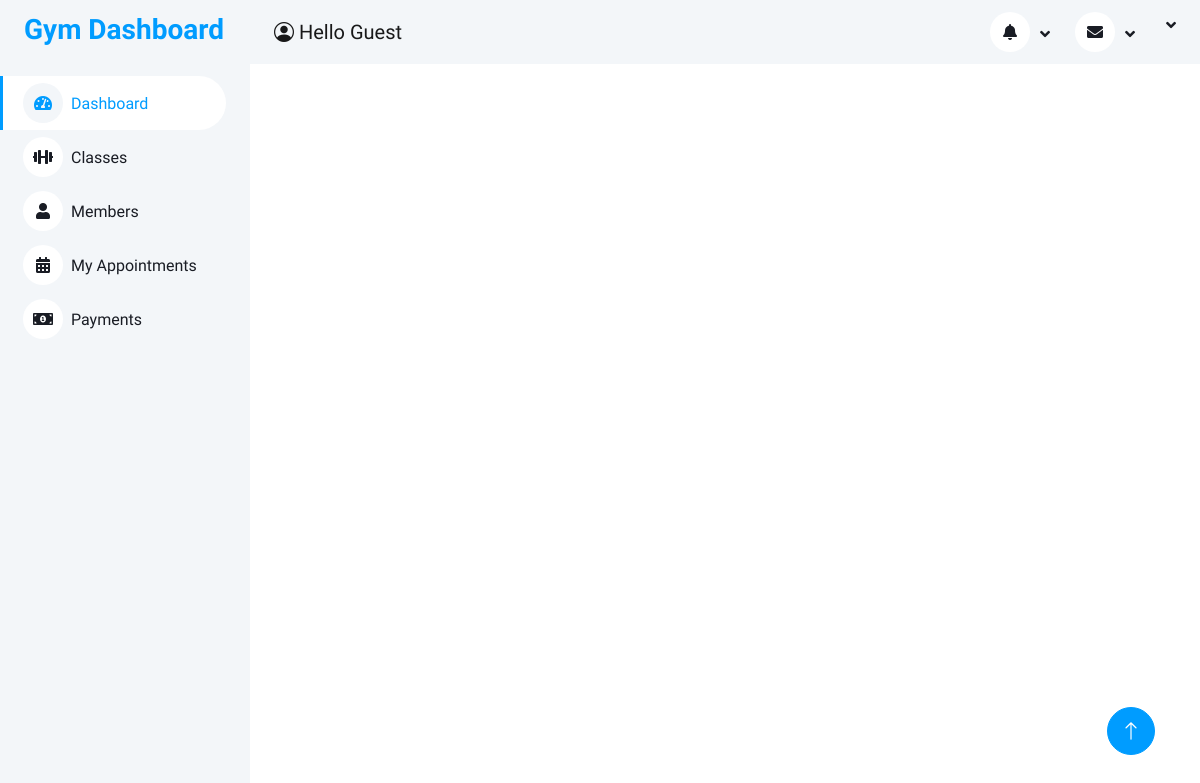
The page /members/workouts/ on the database as committed earlier.
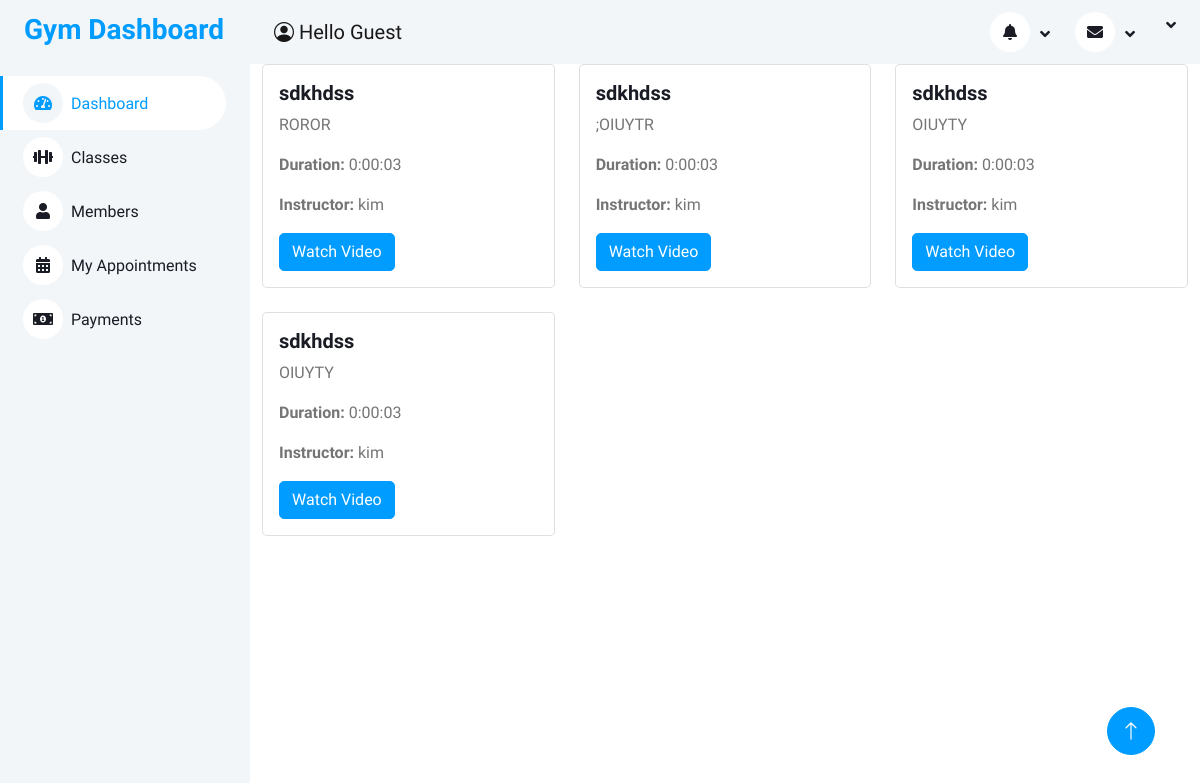
The same page on the database as committed later.
### accounts/models.py (models this page shows, shortened)
class OnDemandWorkoutTable(models.Model):
    workout_id = models.AutoField(primary_key=True)
    title = models.CharField(max_length=200)
    description = models.TextField()
    video_url = EmbedVideoField()  # Use EmbedVideoField for YouTube video URL
    duration = models.DurationField()
    instructor = models.ForeignKey(User, on_delete=models.CASCADE)  # Change ForeignKey to User model

class User(AbstractUser):
    email = models.EmailField(unique=True)
    is_member = models.BooleanField(default=False)
    is_management = models.BooleanField(default=False)

### accounts/views.py (the view)
# urls.py: path('members/workouts/', views.workout_list, name='workout_list'),  # URL pattern for the workout_list view
def workout_list(request):
    workouts = OnDemandWorkoutTable.objects.all()
    return render(request, 'members/workout_list.html', {'workouts': workouts})

### accounts/templates/members/workout_list.html (shortened to what this page needs)
{% extends 'members/base.html' %}
{% block content %}
<div class="row">
    {% for workout in workouts %}
    <div class="col-md-4 mb-4">
        <div class="card">
            <div class="card-body">
                <h5 class="card-title">{{ workout.title }}</h5>
                <p class="card-text">{{ workout.description }}</p>
                <p class="card-text"><strong>Duration:</strong> {{ workout.duration }}</p>
                <p class="card-text"><strong>Instructor:</strong> {{ workout.instructor }}</p>
                <a href="{{ workout.video_url }}" class="btn btn-primary">Watch Video</a>
            </div>
        </div>
    </div>
    {% endfor %}
</div>
{% endblock %}

### accounts/templates/members/base.html (shortened to what this page needs)
{% load static %}
<!DOCTYPE html>
<html lang="en">
<head>
    <link rel="stylesheet" href="https://cdnjs.cloudflare.com/ajax/libs/font-awesome/5.10.0/css/all.min.css">
    <link rel="stylesheet" href="https://cdn.jsdelivr.net/npm/bootstrap-icons@1.4.1/font/bootstrap-icons.css">
    <link rel="stylesheet" href="{% static 'lib/owlcarousel/assets/owl.carousel.min.css' %}">
    <link rel="stylesheet" href="{% static 'lib/tempusdominus/css/tempusdominus-bootstrap-4.min.css' %}">
    <link rel="stylesheet" href="{% static 'css/bootstrap.min.css' %}">
    <link rel="stylesheet" href="{% static 'css/style.css' %}">
</head>
<body>
    <div class="container-xxl position-relative bg-white d-flex p-0">
        <div class="sidebar pe-4 pb-3">
            <nav class="navbar bg-light navbar-light">
                <a href="{% url 'member_dashboard' %}" class="navbar-brand mx-4 mb-3">
                    <h3 class="text-primary">Gym Dashboard</h3>
                </a>
                <div class="navbar-nav w-100">
                    <a href="{% url 'member_dashboard' %}" class="nav-item nav-link active"><i class="fa fa-tachometer-alt me-2"></i>Dashboard</a>
                    <a href="" class="nav-item nav-link"><i class="fa fa-dumbbell me-2"></i>Classes</a>
                    <a href="" class="nav-item nav-link"><i class="fa fa-user me-2"></i>Members</a>
                    <a href="{% url 'appointment_list' %}" class="nav-item nav-link"><i class="fa fa-calendar-alt me-2"></i>My Appointments</a>
                    <a href="" class="nav-item nav-link"><i class="fa fa-money-bill-alt me-2"></i>Payments</a>
                </div>
            </nav>
        </div>
        <div class="content">
<nav class="navbar navbar-expand bg-light navbar-light sticky-top px-4 py-0">
    <a class="navbar-brand" href="#"><i class="bi bi-person-circle"></i> Hello {{user.username.title|default:'Guest'}} </a>
    <div class="collapse navbar-collapse">
        <ul class="navbar-nav ms-auto">
            <li class="nav-item dropdown">
                <a class="nav-link dropdown-toggle" href="#" id="notificationDropdown" role="button" data-bs-toggle="dropdown" aria-expanded="false">
                    <i class="fa fa-bell"></i>
                </a>
            </li>
            <li class="nav-item dropdown">
                <a class="nav-link dropdown-toggle" href="#" id="messageDropdown" role="button" data-bs-toggle="dropdown" aria-expanded="false">
                    <i class="fa fa-envelope"></i>
                </a>
            </li>
            <li class="nav-item dropdown">
                <a class="nav-link dropdown-toggle" href="#" id="userDropdown" role="button" data-bs-toggle="dropdown" aria-expanded="false">
                </a>
            </li>
        </ul>
    </div>
</nav>
            <div class="container-fluid">
                {% block content %}{% endblock %}
            </div>
        </div>
        <a href="#" class="btn btn-lg btn-primary btn-lg-square back-to-top"><i class="bi bi-arrow-up"></i></a>
    </div>
</body>
</html>

### static/css/style.css (style rules this page uses)
:root { --primary: #009CFF; --light: #F3F6F9; --dark: #191C24; }
.back-to-top { position: fixed; display: none; right: 45px; bottom: 45px; z-index: 99; }
.btn { transition: .5s; }
.btn.btn-primary { color: #FFFFFF; }
.btn-lg-square { width: 48px; height: 48px; }
.btn-square, .btn-sm-square, .btn-lg-square { padding: 0; display: inline-flex; align-items: center; justify-content: center; font-weight: normal; border-radius: 50px; }
.sidebar { position: fixed; top: 0; left: 0; bottom: 0; width: 250px; height: 100vh; overflow-y: auto; background: var(--light); transition: 0.5s; z-index: 999; }
.content { margin-left: 250px; min-height: 100vh; background: #FFFFFF; transition: 0.5s; }
@media (min-width: 992px) { .sidebar { margin-left: 0; } }
@media (min-width: 992px) { .content { width: calc(100% - 250px); } }
.sidebar .navbar .navbar-nav .nav-link { padding: 7px 20px; color: var(--dark); font-weight: 500; border-left: 3px solid var(--light); border-radius: 0 30px 30px 0; outline: none; }
.sidebar .navbar .navbar-nav .nav-link:hover, .sidebar .navbar .navbar-nav .nav-link.active { color: var(--primary); background: #FFFFFF; border-color: var(--primary); }
.sidebar .navbar .navbar-nav .nav-link i { width: 40px; height: 40px; display: inline-flex; align-items: center; justify-content: center; background: #FFFFFF; border-radius: 40px; }
.sidebar .navbar .navbar-nav .nav-link:hover i, .sidebar .navbar .navbar-nav .nav-link.active i { background: var(--light); }
.content .navbar .navbar-nav .nav-link { margin-left: 25px; padding: 12px 0; color: var(--dark); outline: none; }
.content .navbar .sidebar-toggler, .content .navbar .navbar-nav .nav-link i { width: 40px; height: 40px; display: inline-flex; align-items: center; justify-content: center; background: #FFFFFF; border-radius: 40px; }
.content .navbar .dropdown-toggle::after { margin-left: 6px; vertical-align: middle; border: none; content: "\f107"; font-family: "Font Awesome 5 Free"; font-weight: 900; transition: .5s; }

Rows that differ between the two databases and show on the page:
added OnDemandWorkoutTable: title "sdkhdss", description "ROROR", duration "0:00:03", instructor "kim"
added OnDemandWorkoutTable: title "sdkhdss", description ";OIUYTR", duration "0:00:03", instructor "kim"
added OnDemandWorkoutTable: title "sdkhdss", description "OIUYTY", duration "0:00:03", instructor "kim"
added OnDemandWorkoutTable: title "sdkhdss", description "OIUYTY", duration "0:00:03", instructor "kim"
